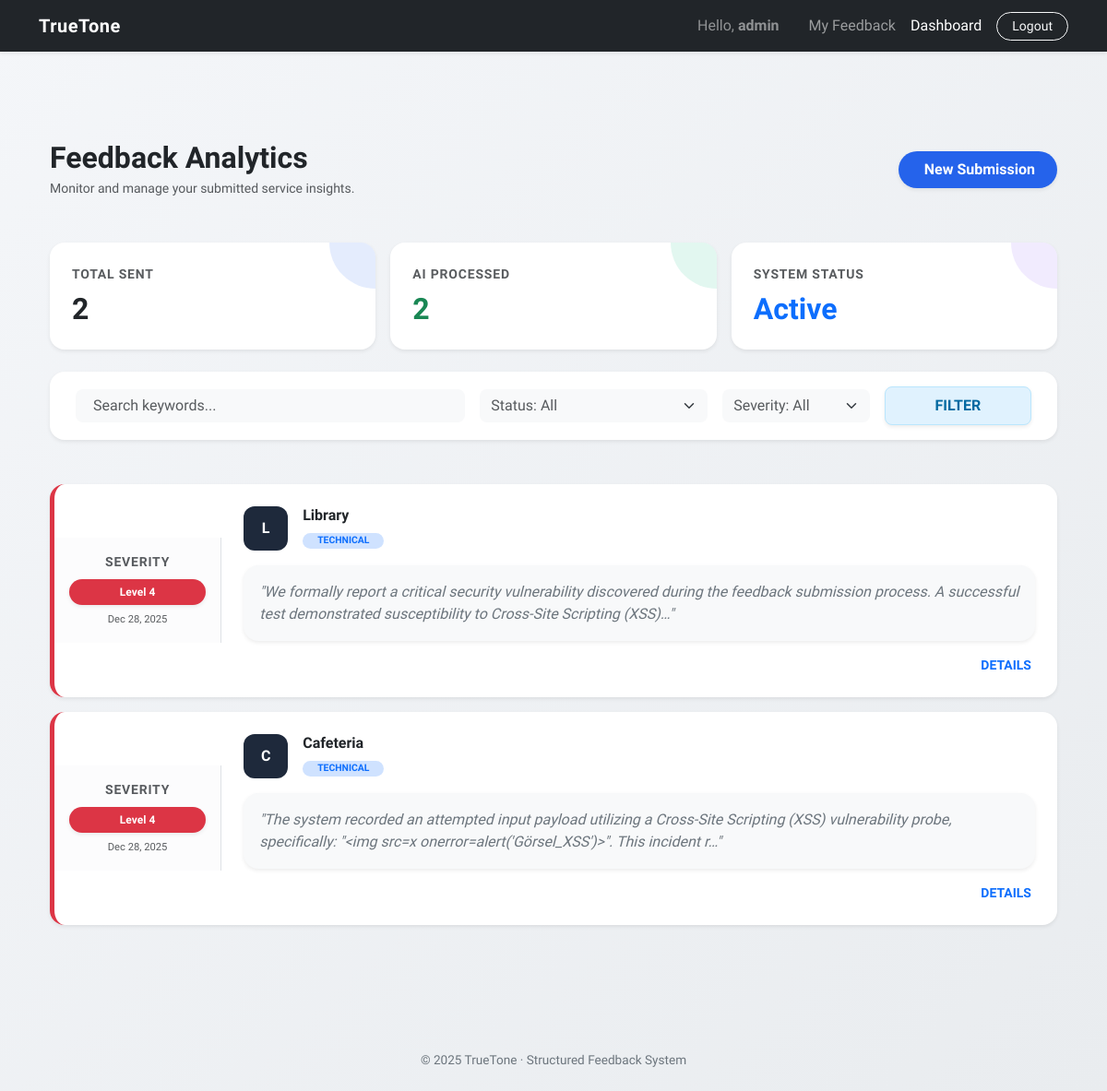
The app's page /feedback/my-feedbacks/ (signed in) with its own data.
### accounts/models.py (models this page shows, shortened)
class User(AbstractUser):
    ROLE_CHOICES = (
        ('user', 'User'),
        ('owner', 'Service Owner'),
        ('admin', 'Admin'),
    )
    role = models.CharField(
        max_length=10,
        choices=ROLE_CHOICES,
        default='user'
    )

### feedback/models.py (models this page shows, shortened)
class Feedback(models.Model):
    CATEGORY_CHOICES = [
        ('technical', 'Technical'),
        ('service', 'Service'),
        ('staff', 'Staff'),
        ('other', 'Other'),
    ]
    SEVERITY_CHOICES = [
        (1, 'Low'),
        (2, 'Medium'),
        (3, 'High'),
        (4, 'Critical'),
    ]
    TONE_CHOICES = [
        ('aggressive', 'Aggressive'),
        ('neutral', 'Neutral'),
        ('polite', 'Polite'),
        ('disappointed', 'Disappointed'),
    ]
    INTENT_CHOICES = [
        ('complaint', 'Complaint'),
        ('suggestion', 'Suggestion'),
        ('praise', 'Praise'),
        ('question', 'Question'),
    ]
    user = models.ForeignKey(
        settings.AUTH_USER_MODEL,
        on_delete=models.CASCADE,
        related_name='feedbacks'
    )
    service = models.ForeignKey(
        'services.Service',
        on_delete=models.CASCADE,
        related_name='feedbacks'
    )
    raw_text = models.TextField(max_length=500, help_text="Original feedback text")
    normalized_text = models.TextField(blank=True, null=True, help_text="Normalized text")
    category = models.CharField(max_length=20, choices=CATEGORY_CHOICES, default='other')
    severity = models.IntegerField(choices=SEVERITY_CHOICES, default=1)
    tone = models.CharField(
        max_length=20,
        choices=TONE_CHOICES,
        help_text="Detected user tone"
    )
    intent = models.CharField(
        max_length=20,
        choices=INTENT_CHOICES,
        help_text="Detected user intent"
    )
    date = models.DateTimeField(auto_now_add=True)

### services/models.py (models this page shows, shortened)
class Service(models.Model):
    SERVICE_CATEGORIES = [
        ('education', 'Eğitim'),
        ('food', 'Beslenme/Yemek'),
        ('facility', 'Tesis/Altyapı'),
        ('it', 'Bilgi İşlem'),
    ]
    name = models.CharField(max_length=100)
    category = models.CharField(max_length=50, choices=SERVICE_CATEGORIES)
    description = models.TextField()
    owner = models.ForeignKey(
        settings.AUTH_USER_MODEL,
        on_delete=models.CASCADE,
        related_name='managed_services'
    )

### feedback/views.py (the view)
# urls.py: path('my-feedbacks/', views.user_feedback_list, name='user_feedback_list'),
@login_required
def user_feedback_list(request):
    query_set = Feedback.objects.filter(user=request.user).order_by('-date')
    search_query = request.GET.get('q', '')
    status_filter = request.GET.get('status', '')
    severity_filter = request.GET.get('severity', '')
    if search_query:
        query_set = query_set.filter(
            Q(raw_text__icontains=search_query) |
            Q(normalized_text__icontains=search_query)
        )
    if status_filter:
        if status_filter == 'processed':
            query_set = query_set.exclude(normalized_text__isnull=True).exclude(normalized_text__exact='')
        elif status_filter == 'pending':
            query_set = query_set.filter(Q(normalized_text__isnull=True) | Q(normalized_text__exact=''))
    if severity_filter:
        query_set = query_set.filter(severity=int(severity_filter))
    total_sent = query_set.count()
    processed_count = query_set.exclude(normalized_text__isnull=True).exclude(normalized_text__exact='').count()
    return render(request, 'feedback/user_feedback_list.html', {
        'feedbacks': query_set,
        'total_sent': total_sent,
        'processed_count': processed_count
    })

### feedback/templates/feedback/user_feedback_list.html (shortened to what this page needs)
{% extends "base.html" %}
{% block content %}
<link rel="stylesheet" href="https://cdnjs.cloudflare.com/ajax/libs/animate.css/4.1.1/animate.min.css"/>
<div class="container py-5 animate__animated animate__fadeIn">
    <div class="row mb-5 align-items-center">
        <div class="col-md-8 text-start">
            <h1 class="h2 fw-800 text-dark mb-1">Feedback Analytics</h1>
            <p class="text-muted mb-0 small">Monitor and manage your submitted service insights.</p>
        </div>
        <div class="col-md-4 text-md-end mt-3 mt-md-0">
            <a href="{% url 'services:service_list' %}" class="btn btn-premium-action px-4 py-2 rounded-pill shadow-sm position-relative overflow-hidden border-0 hover-push">
                <span class="position-relative z-index-2 fw-bold text-white">
                     New Submission
                </span>
            </a>
        </div>
    </div>
    <div class="row mb-4 g-3 text-start d-flex align-items-stretch">
        <div class="col-md-4">
            <div class="card stat-card border-0 shadow-sm rounded-4 h-100 position-relative overflow-hidden bg-white hover-lift">
                <div class="corner-gradient grad-blue"></div>
                <div class="card-body p-4 position-relative z-index-2">
                    <div class="text-muted small fw-bold text-uppercase ls-1 mb-2">Total Sent</div>
                    <div class="h2 fw-800 mb-0 text-dark">{{ total_sent }}</div>
                </div>
            </div>
        </div>
        <div class="col-md-4">
            <div class="card stat-card border-0 shadow-sm rounded-4 h-100 position-relative overflow-hidden bg-white hover-lift">
                <div class="corner-gradient grad-green"></div>
                <div class="card-body p-4 position-relative z-index-2">
                    <div class="text-uppercase small fw-bold text-muted ls-1 mb-2">AI Processed</div>
                    <div class="h2 fw-800 text-success mb-0">{{ processed_count }}</div>
                </div>
            </div>
        </div>
        <div class="col-md-4">
            <div class="card stat-card border-0 shadow-sm rounded-4 h-100 position-relative overflow-hidden bg-white hover-lift">
                <div class="corner-gradient grad-purple"></div>
                <div class="card-body p-4 position-relative z-index-2">
                    <div class="text-uppercase small fw-bold text-muted ls-1 mb-2">System Status</div>
                    <div class="h2 fw-800 text-primary mb-0">Active</div>
                </div>
            </div>
        </div>
    </div>
    <div class="card border-0 shadow-sm rounded-4 p-3 mb-5 bg-white shadow-hover">
        <form method="GET" class="row g-3 align-items-center text-start mx-1">
            <div class="col-lg-5">
                <div class="input-group bg-light rounded-3">
                    <span class="input-group-text bg-transparent border-0 pe-0"></span>
                    <input type="text" name="q" value="{{ request.GET.q }}" class="form-control border-0 bg-transparent shadow-none ps-2" placeholder="Search keywords...">
                </div>
            </div>
            <div class="col-lg-3">
                <select name="status" class="form-select border-0 bg-light shadow-none text-muted fw-medium rounded-3">
                    <option value="" {% if not request.GET.status %}selected{% endif %}>Status: All</option>
                </select>
            </div>
            <div class="col-lg-2">
                <select name="severity" class="form-select border-0 bg-light shadow-none text-muted fw-medium rounded-3">
                    <option value="" {% if not request.GET.severity %}selected{% endif %}>Severity: All</option>
                </select>
            </div>
            <div class="col-lg-2">
                <button type="submit" class="btn btn-filter-vibrant w-100 rounded-3 fw-bold py-2 shadow-sm transition-all hover-push">FILTER</button>
            </div>
        </form>
    </div>
    <div class="row text-start animate__animated animate__fadeInUp">
        {% for fb in feedbacks %}
        <div class="col-lg-12 mb-3">
            <div class="card border-0 shadow-sm rounded-4 feedback-row transition-all overflow-hidden bg-white border-start border-4 {% if fb.severity == 4 %}border-danger{% elif fb.severity == 1 %}border-success{% else %}border-primary{% endif %}">
                <div class="row g-0 align-items-center">
                    <div class="col-md-2 p-3 text-center border-end bg-light-subtle d-none d-md-flex flex-column justify-content-center h-100">
                        <div class="small fw-bold text-muted mb-2 ls-1 text-uppercase">Severity</div>
                        <span class="badge rounded-pill px-3 py-2 w-100
                            {% if fb.severity == 4 %}bg-danger
                            {% elif fb.severity == 3 %}bg-warning text-dark
                            {% elif fb.severity == 2 %}bg-info-custom text-white
                            {% else %}bg-success{% endif %} shadow-sm small">
                            Level {{ fb.severity }}
                        </span>
                        <div class="mt-2 text-muted tiny-text">{{ fb.date|date:"M d, Y" }}</div>
                    </div>
                    <div class="col-md-10 p-4">
                        <div class="d-flex align-items-center mb-2 justify-content-between">
                            <div class="d-flex align-items-center">
                                <div class="avatar-icon text-white">{{ fb.service.name|slice:":1" }}</div>
                                <div class="ms-3">
                                    <h6 class="fw-800 text-dark mb-1">{{ fb.service.name }}</h6>
                                    <span class="badge bg-primary-subtle text-primary border-0 rounded-pill px-3 small" style="font-size: 0.65rem;">{{ fb.category|upper }}</span>
                                </div>
                            </div>
                        </div>
                        <div class="p-3 rounded-4 bg-light border-0 ai-bubble shadow-sm mt-3 transition-all hover-white">
                            <p class="text-secondary mb-0 fst-italic">
                                "{{ fb.normalized_text|default:fb.raw_text|truncatechars:180 }}"
                            </p>
                        </div>
                        <div class="d-flex justify-content-end mt-3">
                            <a href="#" class="text-decoration-none fw-bold small text-primary hover-link transition-all">
                                DETAILS
                            </a>
                        </div>
                    </div>
                </div>
            </div>
        </div>
        {% empty %}
        <div class="col-12 text-center py-5">
            <i class="fas fa-inbox fa-3x text-muted mb-3"></i>
            <p class="text-muted">No feedbacks found matching your criteria.</p>
        </div>
        {% endfor %}
    </div>
</div>
{% endblock %}

### templates/base.html (shortened to what this page needs)
<!DOCTYPE html>
<html lang="en">
<head>
  <link href="https://cdn.jsdelivr.net/npm/bootstrap@5.3.2/dist/css/bootstrap.min.css" rel="stylesheet">
</head>
<body class="d-flex flex-column">
<nav class="navbar navbar-expand-lg navbar-dark bg-dark shadow-sm">
  <div class="container">
    <a class="navbar-brand" href="/">TrueTone</a>
    <div class="collapse navbar-collapse show">
      <ul class="navbar-nav ms-auto align-items-center">
        {% if user.is_authenticated %}
          <li class="nav-item me-3">
            <span class="nav-link text-white-50">Hello, <strong>{{ user.username }}</strong></span>
          </li>
          <li class="nav-item">
            <a class="nav-link" href="{% url 'feedback:user_feedback_list' %}">My Feedback</a>
          </li>
          {% if user.managed_services.exists or user.is_superuser %}
            <li class="nav-item">
              <a class="nav-link text-white" href="{% url 'feedback:service_owner_dashboard' %}">Dashboard</a>
            </li>
          {% endif %}
          <li class="nav-item ms-lg-2">
            <form action="{% url 'logout' %}" method="post" style="display:inline;">
              <button type="submit" class="btn btn-outline-light btn-sm rounded-pill px-3">Logout</button>
            </form>
          </li>
        {% endif %}
      </ul>
    </div>
  </div>
</nav>
<main class="container py-5 flex-grow-1">
  {% block content %}
  {% endblock %}
</main>
<footer class="text-center py-4">
  © 2025 TrueTone · Structured Feedback System
</footer>
</body>
</html>

### templates/base.html (style rules this page uses)
body { background: linear-gradient(135deg, #f4f6f9, #e9ecef); min-height: 100vh; }
.navbar-brand { font-weight: 700; letter-spacing: 0.5px; }
.nav-link { transition: color 0.2s ease; position: relative; }
footer { font-size: 0.85rem; color: #6c757d; }

### feedback/templates/feedback/user_feedback_list.html (style rules this page uses)
:root { --primary-blue: #2563eb; }
body { background-color: #f8fafc; font-family: 'Plus Jakarta Sans', sans-serif; }
.fw-800 { font-weight: 800; }
.ls-1 { letter-spacing: 0.05rem; }
.rounded-4 { border-radius: 1rem !important; }
.tiny-text { font-size: 0.7rem; }
.bg-light-subtle { background-color: #f9fafb; }
.transition-all { transition: all 0.3s ease-in-out; }
.hover-lift { transition: transform 0.4s cubic-bezier(0.4, 0, 0.2, 1), box-shadow 0.4s ease; }
.corner-gradient { position: absolute; width: 100px; height: 100px; top: -50px; right: -50px; border-radius: 50%; opacity: 0.12; transition: all 0.6s cubic-bezier(0.34, 1.56, 0.64, 1); z-index: 1; }
.stat-card .card-body { position: relative; z-index: 2; }
.grad-blue { background: var(--primary-blue); }
.grad-green { background: #10b981; }
.grad-purple { background: #8b5cf6; }
.avatar-icon { width: 48px; height: 48px; display: flex; align-items: center; justify-content: center; font-weight: 800; border-radius: 12px; background-color: #1e293b; flex-shrink: 0; }
.ai-bubble { min-height: 80px; border: 1px solid transparent !important; }
.btn-premium-action { background-color: var(--primary-blue); border: none; transition: 0.3s; }
.btn-filter-vibrant { background-color: #e0f2fe; color: #0369a1; border: 1px solid #bae6fd !important; }
.feedback-row { border-left-width: 5px !important; }

### records on screen
User: username "admin"
Feedback: severity "4", date "Dec 28, 2025", service.name "L", service.name "Library", category "TECHNICAL", normalized_text "We formally report a critical security vulnerability discovered during the feedback submission process. A successful test demonstrated susceptibility to Cross-Site Scripting (XSS)…"
Feedback: severity "4", date "Dec 28, 2025", service.name "C", service.name "Cafeteria", category "TECHNICAL", normalized_text "The system recorded an attempted input payload utilizing a Cross-Site Scripting (XSS) vulnerability probe, specifically: \"<img src=x onerror=alert('Görsel_XSS')>\". This incident r…"

### other values on screen
{{ total_sent }} "2"
{{ processed_count }} "2"
